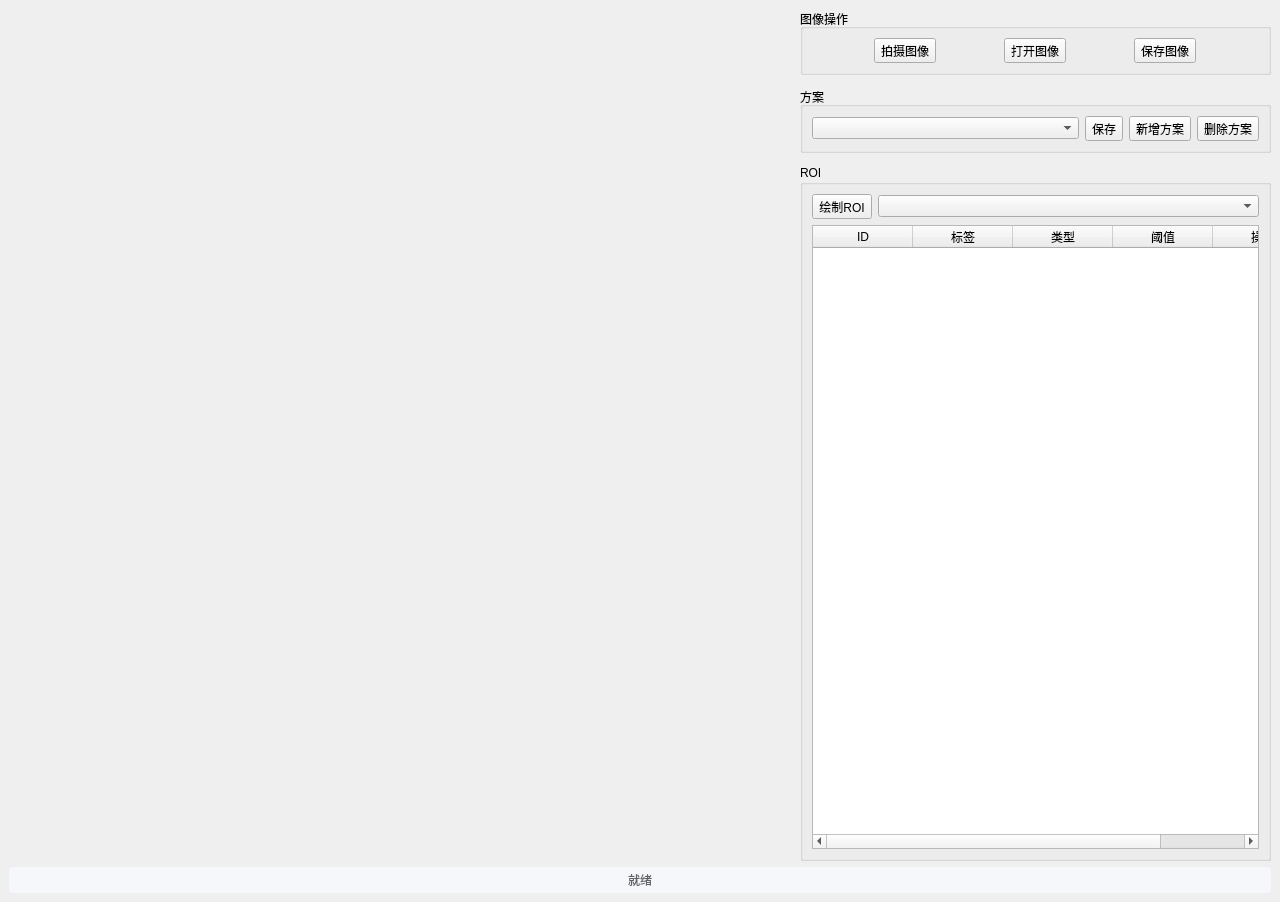
<?xml version="1.0" encoding="UTF-8"?>
<ui version="4.0">
 <class>EditSolution</class>
 <widget class="QWidget" name="EditSolution">
  <property name="geometry">
   <rect>
    <x>0</x>
    <y>0</y>
    <width>1280</width>
    <height>902</height>
   </rect>
  </property>
  <property name="windowTitle">
   <string>ROI模板绘制工具</string>
  </property>
  <layout class="QGridLayout" name="gridLayout" rowstretch="1,1,0" columnstretch="5,3">
   <property name="leftMargin">
    <number>9</number>
   </property>
   <property name="topMargin">
    <number>9</number>
   </property>
   <property name="rightMargin">
    <number>9</number>
   </property>
   <property name="bottomMargin">
    <number>9</number>
   </property>
   <item row="0" column="1" rowspan="2">
    <layout class="QVBoxLayout" name="rightPanel" stretch="0,0,1">
     <property name="spacing">
      <number>12</number>
     </property>
     <property name="topMargin">
      <number>0</number>
     </property>
     <item>
      <widget class="QGroupBox" name="imageGroup">
       <property name="title">
        <string>图像操作</string>
       </property>
       <layout class="QVBoxLayout" name="imageLayout">
        <property name="spacing">
         <number>6</number>
        </property>
        <property name="leftMargin">
         <number>9</number>
        </property>
        <property name="topMargin">
         <number>9</number>
        </property>
        <property name="rightMargin">
         <number>9</number>
        </property>
        <property name="bottomMargin">
         <number>9</number>
        </property>
        <item>
         <layout class="QHBoxLayout" name="imageActionsLayout">
          <item>
           <widget class="QToolButton" name="captureBtn">
            <property name="text">
             <string>拍摄图像</string>
            </property>
            <property name="icon">
             <iconset resource="../resource/Resources.qrc">
              <normaloff>:/Resources/Resources/camera-2.png</normaloff>:/Resources/Resources/camera-2.png</iconset>
            </property>
            <property name="toolButtonStyle">
             <enum>Qt::ToolButtonTextBesideIcon</enum>
            </property>
           </widget>
          </item>
          <item>
           <widget class="QToolButton" name="openImageBtn">
            <property name="text">
             <string>打开图像</string>
            </property>
            <property name="icon">
             <iconset resource="../resource/Resources.qrc">
              <normaloff>:/Resources/Resources/open.png</normaloff>:/Resources/Resources/open.png</iconset>
            </property>
            <property name="toolButtonStyle">
             <enum>Qt::ToolButtonTextBesideIcon</enum>
            </property>
           </widget>
          </item>
          <item>
           <widget class="QToolButton" name="saveImageBtn">
            <property name="text">
             <string>保存图像</string>
            </property>
            <property name="icon">
             <iconset resource="../resource/Resources.qrc">
              <normaloff>:/Resources/Resources/save.png</normaloff>:/Resources/Resources/save.png</iconset>
            </property>
            <property name="toolButtonStyle">
             <enum>Qt::ToolButtonTextBesideIcon</enum>
            </property>
           </widget>
          </item>
         </layout>
        </item>
       </layout>
      </widget>
     </item>
     <item>
      <widget class="QGroupBox" name="templateGroup">
       <property name="title">
        <string>方案</string>
       </property>
       <layout class="QVBoxLayout" name="imageLayout_3">
        <property name="spacing">
         <number>6</number>
        </property>
        <property name="leftMargin">
         <number>9</number>
        </property>
        <property name="topMargin">
         <number>9</number>
        </property>
        <property name="rightMargin">
         <number>9</number>
        </property>
        <property name="bottomMargin">
         <number>9</number>
        </property>
        <item>
         <layout class="QHBoxLayout" name="templateSelectionLayout">
          <item>
           <widget class="QComboBox" name="templatesCombo">
            <property name="sizePolicy">
             <sizepolicy hsizetype="Expanding" vsizetype="Fixed">
              <horstretch>0</horstretch>
              <verstretch>0</verstretch>
             </sizepolicy>
            </property>
           </widget>
          </item>
          <item>
           <widget class="QToolButton" name="saveTemplateBtn">
            <property name="text">
             <string>保存</string>
            </property>
            <property name="icon">
             <iconset resource="../resource/Resources.qrc">
              <normaloff>:/Resources/Resources/save.png</normaloff>:/Resources/Resources/save.png</iconset>
            </property>
            <property name="toolButtonStyle">
             <enum>Qt::ToolButtonTextBesideIcon</enum>
            </property>
           </widget>
          </item>
          <item>
           <widget class="QToolButton" name="addTemplateBtn">
            <property name="text">
             <string>新增方案</string>
            </property>
            <property name="icon">
             <iconset resource="../resource/Resources.qrc">
              <normaloff>:/Resources/Resources/add.png</normaloff>:/Resources/Resources/add.png</iconset>
            </property>
            <property name="toolButtonStyle">
             <enum>Qt::ToolButtonTextBesideIcon</enum>
            </property>
           </widget>
          </item>
          <item>
           <widget class="QToolButton" name="delTemplateBtn">
            <property name="text">
             <string>删除方案</string>
            </property>
            <property name="icon">
             <iconset resource="../resource/Resources.qrc">
              <normaloff>:/Resources/Resources/delete.png</normaloff>:/Resources/Resources/delete.png</iconset>
            </property>
            <property name="toolButtonStyle">
             <enum>Qt::ToolButtonTextBesideIcon</enum>
            </property>
           </widget>
          </item>
         </layout>
        </item>
       </layout>
      </widget>
     </item>
     <item>
      <widget class="QGroupBox" name="roiGroup">
       <property name="title">
        <string>ROI</string>
       </property>
       <layout class="QVBoxLayout" name="templateLayout">
        <property name="spacing">
         <number>6</number>
        </property>
        <property name="leftMargin">
         <number>9</number>
        </property>
        <property name="topMargin">
         <number>9</number>
        </property>
        <property name="rightMargin">
         <number>9</number>
        </property>
        <property name="bottomMargin">
         <number>9</number>
        </property>
        <item>
         <layout class="QHBoxLayout" name="horizontalLayout">
          <property name="topMargin">
           <number>0</number>
          </property>
          <item>
           <widget class="QToolButton" name="drawShapeBtn">
            <property name="text">
             <string>绘制ROI</string>
            </property>
           </widget>
          </item>
          <item>
           <widget class="QComboBox" name="shapesCombo"/>
          </item>
         </layout>
        </item>
        <item>
         <widget class="QTableWidget" name="tableWidget">
          <property name="sizePolicy">
           <sizepolicy hsizetype="Expanding" vsizetype="Expanding">
            <horstretch>0</horstretch>
            <verstretch>1</verstretch>
           </sizepolicy>
          </property>
          <property name="gridStyle">
           <enum>Qt::DashDotLine</enum>
          </property>
          <column>
           <property name="text">
            <string>ID</string>
           </property>
          </column>
          <column>
           <property name="text">
            <string>标签</string>
           </property>
          </column>
          <column>
           <property name="text">
            <string>类型</string>
           </property>
          </column>
          <column>
           <property name="text">
            <string>阈值</string>
           </property>
          </column>
          <column>
           <property name="text">
            <string>操作</string>
           </property>
          </column>
         </widget>
        </item>
       </layout>
      </widget>
     </item>
    </layout>
   </item>
   <item row="2" column="0" colspan="2">
    <widget class="QLabel" name="statusLabel">
     <property name="styleSheet">
      <string notr="true">color: #606266; background-color: #f5f7fa; border-radius: 4px; padding: 4px;</string>
     </property>
     <property name="text">
      <string>就绪</string>
     </property>
     <property name="alignment">
      <set>Qt::AlignCenter</set>
     </property>
    </widget>
   </item>
   <item row="0" column="0" rowspan="2">
    <layout class="QVBoxLayout" name="leftPanel">
     <item>
      <widget class="ImageViewer" name="graphicsView"/>
     </item>
    </layout>
   </item>
  </layout>
 </widget>
 <customwidgets>
  <customwidget>
   <class>ImageViewer</class>
   <extends>QFrame</extends>
   <header location="global">view/imageviewer.h</header>
   <container>1</container>
  </customwidget>
 </customwidgets>
 <resources>
  <include location="../resource/Resources.qrc"/>
 </resources>
 <connections/>
</ui>
